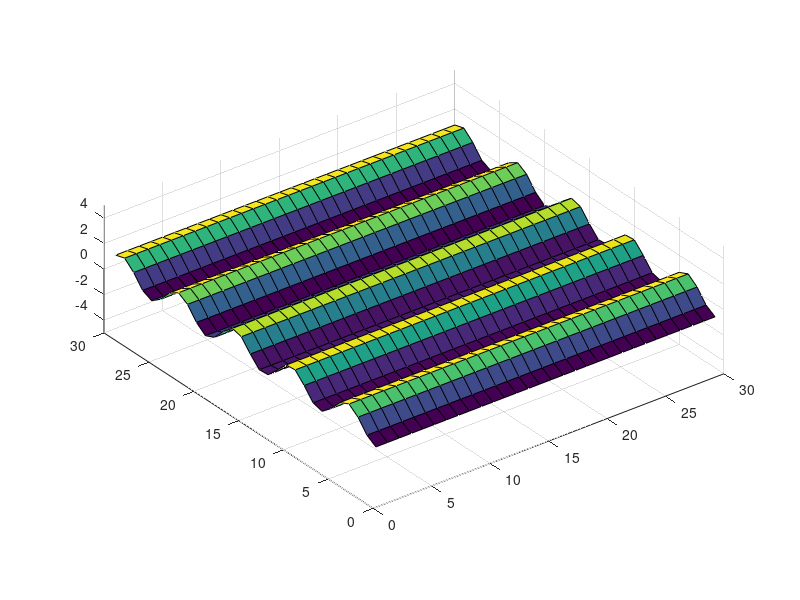

The MATLAB source for this figure:
i = 30;
j = 30;
matrix = zeros(i,j);
for k = 1:10
 for i = 1:i
  for j = 1:j
    matrix(i,j) = sin(i + k);
  endfor
 endfor
surf(matrix)
axis([0 30 0 30 -5 5])
daspect([1 1 1])
pause(0.1)
endfor



